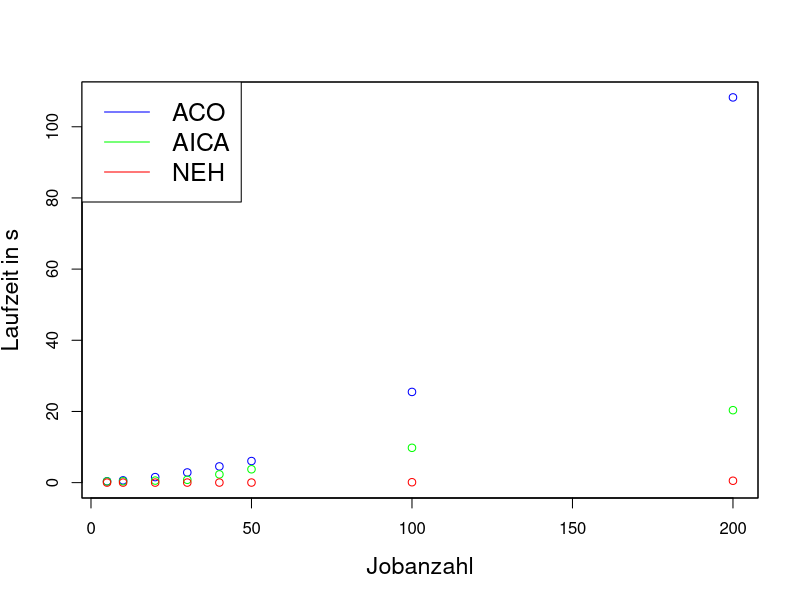

Source code (R):
overview <- read.csv(file="overview_finish.csv", header=TRUE, sep=",")

jpeg("overview_avg_finish.jpeg")
yrange <- range(overview$aco, overview$aica, overview$neh)
xrange <- range(overview$jobs)

plot(overview$jobs, overview$aco, type="p", ylim=yrange, xlim=xrange, col="blue", ann=FALSE)
lines(overview$jobs, overview$aica, type="p", col="green")
lines(overview$jobs, overview$neh, type="p", col="red")
box()

title(main="", xlab="Jobanzahl", ylab="Laufzeit in s", font.main=4, cex.lab=1.4, cex.axis=1.4, cex.main=1.4, cex.sub=1.4)
legend("topleft", legend=c("ACO", "AICA", "NEH"), col=c("blue", "green", "red"), lty=1:1, cex=1.5)